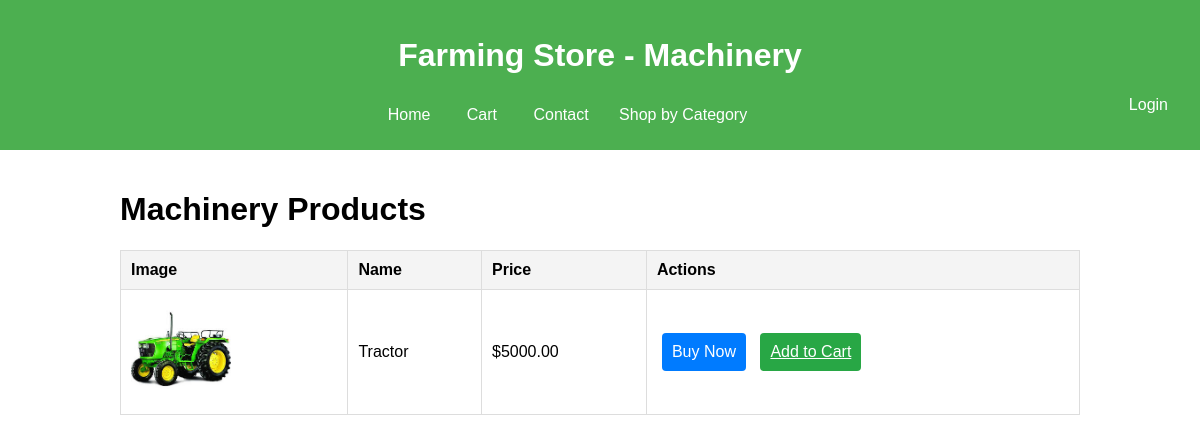
Screenshot of /shop-machinery.php with the database file from the repository.
### tables this page shows
CREATE TABLE `products` (
  `id` int(11) NOT NULL,
  `name` varchar(255) NOT NULL,
  `price` decimal(10,2) NOT NULL,
  `category_id` int(11) NOT NULL,
  `image` varchar(255) NOT NULL,
  `quantity_available` int(11) NOT NULL
);

### shop-machinery.php (the view, shortened to what this page needs)
<?php
$servername = "localhost";
$username = "root";
$password = "";
$dbname = "farming_info_db";
$conn = new mysqli($servername, $username, $password, $dbname);
function fetchProducts($conn) {
    $stmt = $conn->prepare("SELECT p.name, p.price, p.image FROM products p WHERE p.category_id = 4");
    $stmt->execute();
    $result = $stmt->get_result();
    return $result->fetch_all(MYSQLI_ASSOC);
}
$products = fetchProducts($conn);
?>
<!DOCTYPE html>
<html lang="en">
<head>
</head>
<body>
    <header>
        <h1>Farming Store - Machinery</h1>
        <nav>
            <a href="farminghome.php">Home</a>
            <a href="cart.php#cart">Cart</a>
            <a href="contact.php#contact">Contact</a>
            <div class="dropdown">
                <button class="dropbtn">Shop by Category</button>
            </div>
            <div class="profile">
                <?php if (isset($_SESSION['username'])): ?>
                    <span>Welcome, <?php echo htmlspecialchars($_SESSION['username']); ?></span>
                    <a href="logout.php">Logout</a>
                <?php else: ?>
                    <a href="login.php">Login</a>
                <?php endif; ?>
            </div>
        </nav>
    </header>
    <div class="container">
        <h1>Machinery Products</h1>
        <table>
            <tr>
                <th>Image</th>
                <th>Name</th>
                <th>Price</th>
                <th>Actions</th>
            </tr>
            <?php foreach ($products as $product): ?>
                <tr>
                    <td><img src="<?php echo htmlspecialchars($product['image']); ?>" alt="<?php echo htmlspecialchars($product['name']); ?>"></td>
                    <td><?php echo htmlspecialchars($product['name']); ?></td>
                    <td>$<?php echo htmlspecialchars($product['price']); ?></td>
                    <td>
                        <form action="shop-machinery.php" method="get" style="display:inline;">
                            <button type="submit" name="action" value="buy" class="btn buy-now">Buy Now</button>
                        </form>
                        <a href="?action=add&name=<?php echo urlencode($product['name']); ?>&price=<?php echo urlencode($product['price']); ?>&image=<?php echo urlencode($product['image']); ?>" class="btn add-to-cart">Add to Cart</a>
                    </td>
                </tr>
            <?php endforeach; ?>
        </table>
    </div>
</body>
</html>

### shop-machinery.php (style rules this page uses)
body { font-family: Arial, sans-serif; margin: 0; padding: 0; }
header { background-color: #4CAF50; color: white; padding: 1em; text-align: center; }
nav a { color: white; margin: 0 1em; text-decoration: none; }
.dropdown { display: inline-block; }
.dropbtn { background-color: #4CAF50; color: white; padding: 10px; font-size: 16px; border: none; cursor: pointer; }
.profile { float: right; }
.container { width: 80%; margin: 0 auto; padding: 20px; }
table { width: 100%; border-collapse: collapse; }
table, th, td { border: 1px solid #ddd; }
th, td { padding: 10px; text-align: left; }
th { background-color: #f4f4f4; }
img { width: 100px; height: auto; }
.btn { padding: 10px; border: none; border-radius: 4px; cursor: pointer; font-size: 16px; text-align: center; display: inline-block; margin: 5px; }
.add-to-cart { background-color: #28a745; color: white; }
.buy-now { background-color: #007bff; color: white; }

### rows the page displays
products: image (picture), name "Tractor", price "5000.00"
